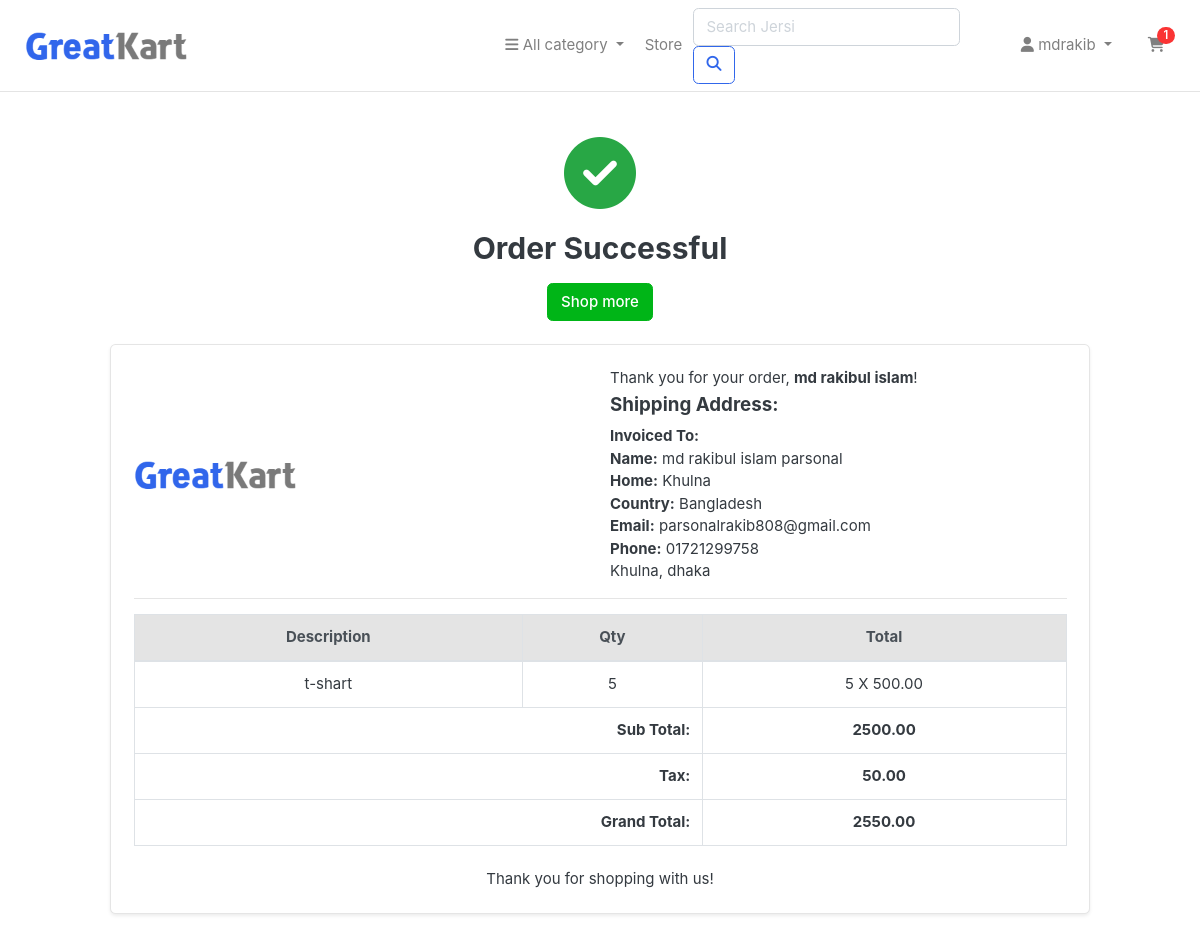
The page /order_complate/ (signed in) on the database as committed earlier.
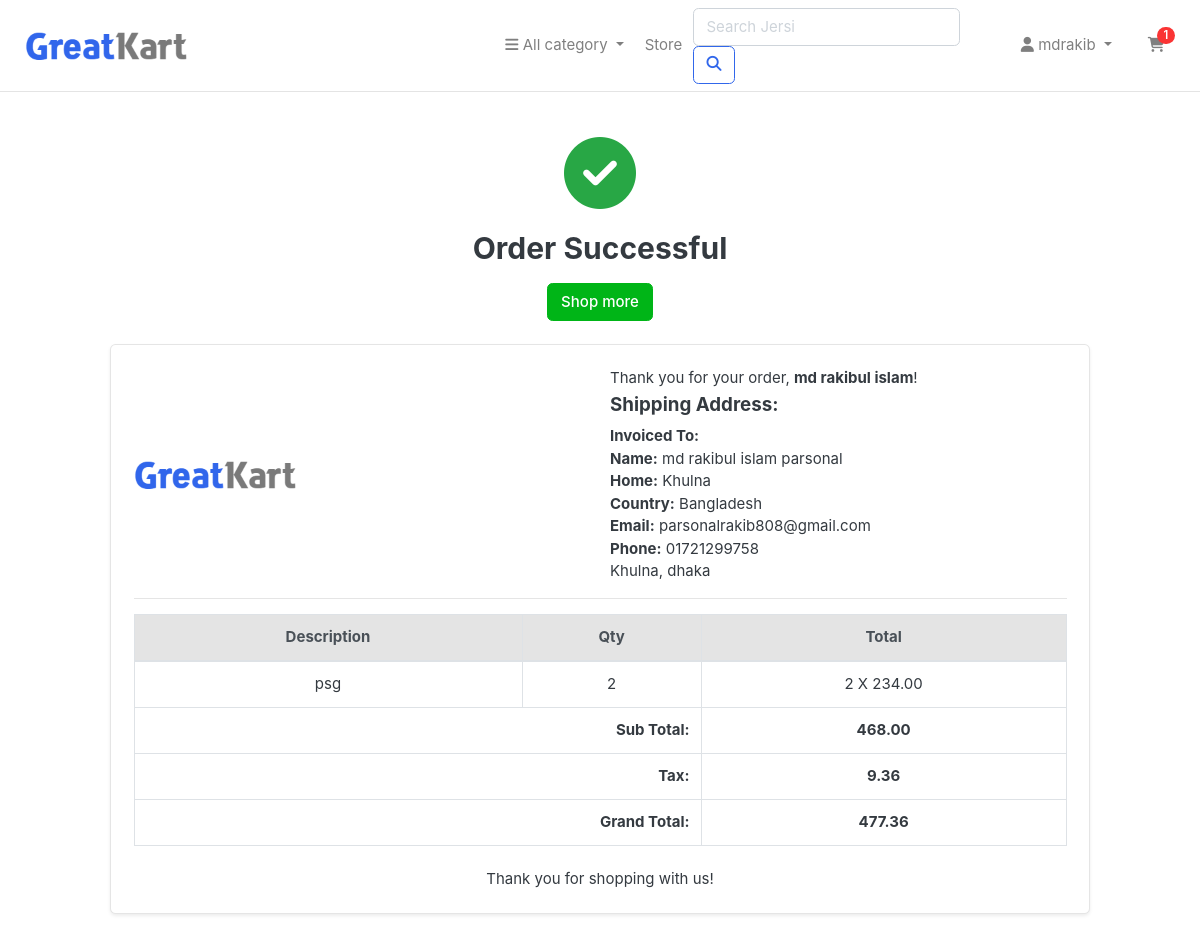
The same page on the database as committed later.
### jersi_app/models.py (models this page shows, shortened)
class Address(models.Model):
    user = models.ForeignKey(User, on_delete=models.CASCADE)
    first_name = models.CharField(max_length=100)
    last_name = models.CharField(max_length=100)
    email = models.EmailField()
    phone = models.CharField(max_length=15)
    address_line_1 = models.CharField(max_length=255)
    address_line_2 = models.CharField(max_length=255, blank=True, null=True)
    city = models.CharField(max_length=100)
    state = models.CharField(max_length=100)
    country = models.CharField(max_length=100)
    order_note = models.TextField(blank=True, null=True)

class Cart(models.Model):
    user = models.ForeignKey(User, on_delete=models.CASCADE)
    jersi = models.ForeignKey(Jersi, on_delete=models.CASCADE)
    quantity = models.PositiveIntegerField(default=1)

class Jersi(models.Model):
    name = models.CharField(max_length=100)
    category = models.ForeignKey(Category, related_name='jerseys', on_delete=models.CASCADE)
    price = models.DecimalField(max_digits=10, decimal_places=2)
    detail = models.CharField(max_length=500)
    quantity = models.PositiveIntegerField(default=1)
    image = models.ImageField(upload_to='media/', null=True, blank=True)

### jersi_app/views.py (the view)
# urls.py: path('order_complate/', views.order_complete, name='order_complate'),
def order_complete(request):
  if request.user.is_authenticated:
    user = request.user
    address = Address.objects.filter(user=user).last()
    cart_items = Cart.objects.filter(user=user)
    total_price = sum(item.jersi.price * item.quantity for item in cart_items)
    tax = (2 * total_price) / 100  # 2% VAT
    total_price_with_tax = total_price + tax
    return render(request, 'order_complate.html', {
        'user': user,
        'address': address,
        'cart_items': cart_items,
        'total_price': total_price,
        'tax': tax,
        'total_price_with_tax': total_price_with_tax
    })
  else:
    messages.success(request,'You have create an account and go to order_complate page')
    return redirect( 'signin')

### jersi_app/context_processors.py (called while the page is built)
def cart_items_count(request):
    if request.user.is_authenticated:
        return {'cart_items_count': Cart.objects.filter(user=request.user).count()}
    return {'cart_items_count': 0}

### jersi_app/templates/order_complate.html
{% extends "base.html" %}
{% block body %}
{% load static %}
<div class="container my-5">
    <div class="row justify-content-center">
        <div class="col-12 col-md-8 col-lg-6 text-center">
            <i class="fas fa-check-circle" style="font-size: 72px; margin-bottom: 20px; color: #28A745;"></i>
            <h2 class="mb-3">Order Successful</h2>
            <a href="{% url 'store' %}" class="btn btn-success mb-4">Shop more</a>
        </div>
    </div>
    <div class="row justify-content-center">
        <div class="col-12 col-lg-10">
            <div class="card shadow-sm">
                <div class="card-body p-4">
                    <div class="row">
                        <div class="col-md-6 mb-3 mb-md-0 d-flex align-items-center">
                            <img src="{% static 'images/logo.png' %}" alt="Invoice logo" style="max-height: 40px;">
                        </div>
                        <div class="col-md-6">
                            <div>
                                <p class="mb-1">Thank you for your order, <strong>{{ user.first_name }}</strong>!</p>
                                <h5 class="mb-2">Shipping Address:</h5>
                                <ul class="list-unstyled mb-0">
                                    <li><strong>Invoiced To:</strong></li>
                                    <li><strong>Name:</strong> {{ address.first_name }} {{ address.last_name }}</li>
                                    <li>
                                        <strong>Home:</strong>
                                        {% if address.address_line_2 %}{{ address.address_line_2 }}{% endif %}
                                        <br>
                                        <strong>Country:</strong> {{ address.country }}
                                    </li>
                                    <li><strong>Email:</strong> {{ address.email }}</li>
                                    <li><strong>Phone:</strong> {{ address.phone }}</li>
                                    <li>{{ address.city }}, {{ address.state }}</li>
                                </ul>
                            </div>
                        </div>
                    </div>
                    <hr>
                    <div class="row mt-3">
                        <div class="col-12">
                            <div class="table-responsive">
                                <table class="table table-bordered mb-0">
                                    <thead class="thead-light">
                                        <tr>
                                            <th class="text-center">Description</th>
                                            <th class="text-center">Qty</th>
                                            <th class="text-center">Total</th>
                                        </tr>
                                    </thead>
                                    <tbody>
                                        {% for item in cart_items %}
                                        <tr>
                                            <td class="text-center">{{ item.jersi.name }}</td>
                                            <td class="text-center">{{ item.quantity }}</td>
                                            <td class="text-center">{{ item.quantity }} X {{ item.jersi.price }}</td>
                                        </tr>
                                        {% endfor %}
                                    </tbody>
                                    <tfoot>
                                        <tr>
                                            <th colspan="2" class="text-right">Sub Total:</th>
                                            <th class="text-center">{{ total_price }}</th>
                                        </tr>
                                        <tr>
                                            <th colspan="2" class="text-right">Tax:</th>
                                            <th class="text-center">{{ tax }}</th>
                                        </tr>
                                        <tr>
                                            <th colspan="2" class="text-right">Grand Total:</th>
                                            <th class="text-center">{{ total_price_with_tax }}</th>
                                        </tr>
                                    </tfoot>
                                </table>
                            </div>
                            <div class="mt-4 text-center">
                                <p class="mb-0">Thank you for shopping with us!</p>
                            </div>
                        </div>
                    </div>
                </div>
            </div>
        </div>
     </div>
</div>
{% endblock body %}

### jersi_app/templates/base.html (shortened to what this page needs)
<!DOCTYPE html>
{% load static %}
<html lang="en">
<head>
    <link href="{% static 'css/bootstrap.css'%}" rel="stylesheet" type="text/css" />
    <link rel="stylesheet" href="https://cdnjs.cloudflare.com/ajax/libs/font-awesome/6.7.1/css/all.min.css" />
    <link href="{% static 'css/ui.css'%}" rel="stylesheet" type="text/css" />
    <link href="{% static 'css/responsive.css'%}" rel="stylesheet" media="only screen and (max-width: 1200px)" />
</head>
<body>
<header class="section-header">
    <nav class="navbar navbar-expand-lg navbar-light bg-white border-bottom">
      <div class="container">
        <a class="navbar-brand" href="{% url 'home' %}">
          <img class="logo img-fluid" src="{% static 'images/logo.png' %}" alt="Logo" style="max-height:40px;">
        </a>
        <div class="collapse navbar-collapse" id="mainNavbar">
          <ul class="navbar-nav mr-auto">
            <li class="nav-item dropdown">
              <a class="nav-link dropdown-toggle" href="#" id="categoryDropdown" role="button" data-toggle="dropdown" aria-haspopup="true" aria-expanded="false">
                <i class="fa fa-bars"></i> All category
              </a>
            </li>
            <li class="nav-item">
              <a class="nav-link" href="{% url 'store' %}">Store</a>
            </li>
          </ul>
          <form class="form-inline my-2 my-lg-0 mr-lg-3" action="{% url 'search' %}" method="GET">
            <input class="form-control mr-sm-2" type="search" name="q" placeholder="Search Jersi" aria-label="Search">
            <button class="btn btn-outline-primary my-2 my-sm-0" type="submit"><i class="fa fa-search"></i></button>
          </form>
          <ul class="navbar-nav">
            <li class="nav-item dropdown">
              <a class="nav-link dropdown-toggle" href="#" id="userDropdown" role="button" data-toggle="dropdown" aria-haspopup="true" aria-expanded="false">
                {% if user.is_authenticated %}
                  <i class="fa fa-user"></i> {{ user }}
                {% else %}
                  <i class="fa fa-user"></i> Guest
                {% endif %}
              </a>
            </li>
            <li class="nav-item ml-lg-3">
              <a class="nav-link position-relative" href="{% url 'cart' %}">
                <i class="fa-solid fa-cart-shopping"></i>
                <span class="badge badge-pill badge-danger position-absolute" style="top:0; right:0;">
                  {% if cart_items_count %}
                    {{ cart_items_count }}
                  {% else %}
                    0
                  {% endif %}
                </span>
              </a>
            </li>
          </ul>
        </div>
      </div>
    </nav>
</header>
<main>
  {% block body %}{% endblock body %}
</main>
</body>
</html>

### static/css/ui.css (style rules this page uses)
html { font-family: "Inter", sans-serif; font-size: 15px; }
.bg-white { background-color: #fff; }
p:last-child { margin-bottom: 0; }
.brand-wrap .logo, .navbar-brand .logo { margin-right: 7px; max-height: 42px; display: inline-block; }
[class*=list-] li:after { visibility: hidden; display: block; content: ""; overflow: hidden; height: 0; clear: both; }

Rows that differ between the two databases and show on the page:
removed Cart: jersi.name "t-shart", quantity "5", jersi.price "500.00"
added Cart: jersi.name "psg", quantity "2", jersi.price "234.00"
Other text that changed with them:
{{ total_price }}: "2500.00" → "468.00"
{{ tax }}: "50.00" → "9.36"
{{ total_price_with_tax }}: "2550.00" → "477.36"
